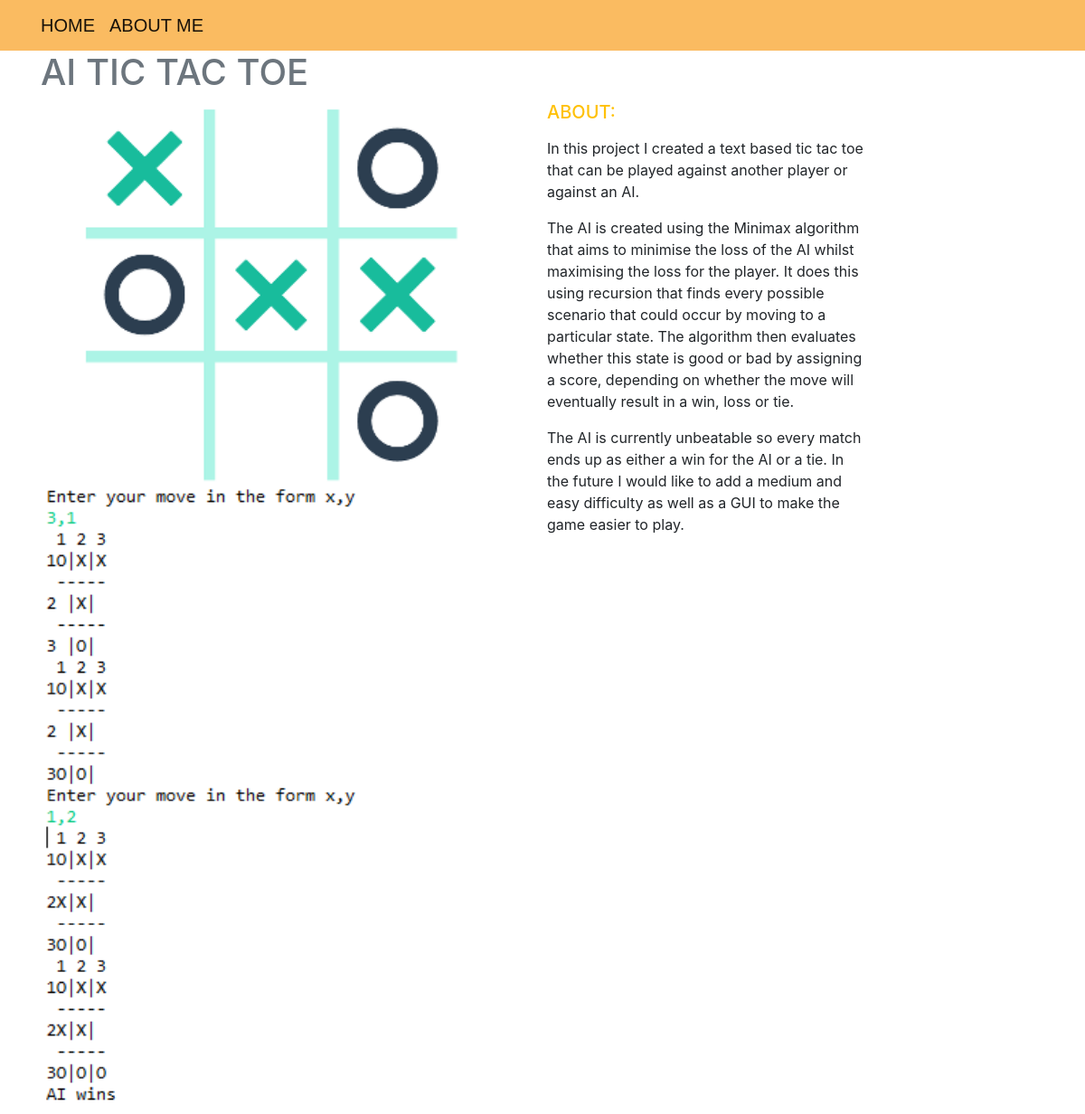
Page /blog/11/ on the committed database.
### blog/models.py (models this page shows)
class Blog(models.Model):
    title = models.CharField(max_length=100)
    description = models.TextField()
    image = models.ImageField(upload_to='static/')
    image2 = models.ImageField(upload_to='static/', blank=True)
    image3 = models.ImageField(upload_to='static/', blank = True)

### blog/views.py (the view)
# urls.py: path("<int:pk>/", views.blog_detail, name="blog_detail"),
def blog_detail(request, pk) :
    blog = Blog.objects.get(pk=pk)
    context = {
        'blog' : blog
        }
    return render(request, 'blog_detail.html',context)

### blog/templates/blog_detail.html
{% extends "base.html" %}
{% load static %}
{% block page_content %}
<h1 class = "display-6 text-secondary text-uppercase ">{{ blog.title }}</h1>
<div class="row">
    <div class="col-md-8">
       {% load static %} <img src="{{blog.image.url}}" width="70%">
	{% if blog.image2.url != null%}
       	{% load static %} <img src="{{blog.image2.url}}" width="50%">
	{% endif %}
	{% if blog.image3.url != null%}
	{% load static %} <img src="{{blog.image3.url}}" width="50%">
	{% endif %}
    </div>
    <div class="pp = col-lg-4">
        <h5 class = "text-warning">ABOUT:</h5>
        <p>{{ blog.description |linebreaks}}</p>
        <br>
    </div>
</div>
{% endblock %}

### static/style.css (style rules this page uses)
div.pp { column-width: 600px; right:200px }

### rows in the picture
Blog: title "AI TIC TAC TOE", image (picture), image2 (picture), description "In this project I created a text based tic tac toe that can be played against another player or against an AI. The AI is created using the Minimax algorithm that aims to minimise the loss of the AI whilst maximising the loss for the player. It does this using recursion that finds every possible scenario that could occur by moving to a particular state. The algorithm then evaluates whether this state is good or bad by assigning a score, depending on whether the move will eventually result in a win, loss or tie. The AI is currently unbeatable so every match ends up as either a win for the AI or a tie. In the future I would like to add a medium and easy difficulty as well as a GUI to make the…"
